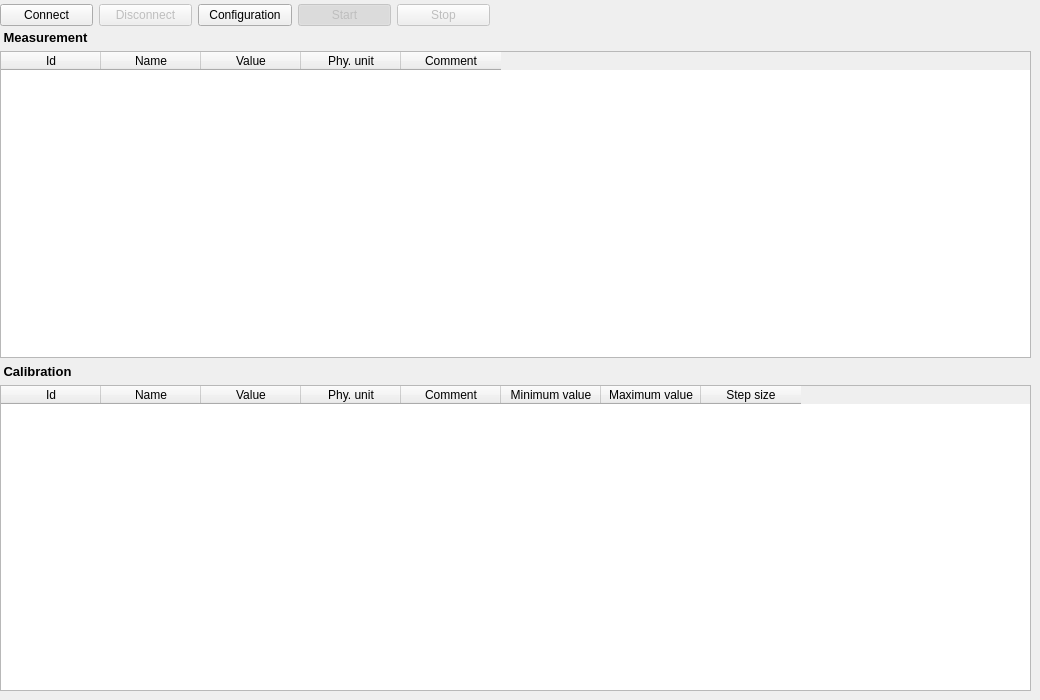
    <widget class="QWidget" name="mainRecordTab">
     <property name="sizePolicy">
      <sizepolicy hsizetype="Expanding" vsizetype="Expanding">
       <horstretch>0</horstretch>
       <verstretch>0</verstretch>
      </sizepolicy>
     </property>
     <attribute name="icon">
      <iconset resource="../resource.qrc">
       <normaloff>:/resource/icons_gnome/24x24/apps/utilities-system-monitor.png</normaloff>:/resource/icons_gnome/24x24/apps/utilities-system-monitor.png</iconset>
     </attribute>
     <attribute name="title">
      <string>Record</string>
     </attribute>
     <widget class="QWidget" name="horizontalLayoutWidget">
      <property name="geometry">
       <rect>
        <x>0</x>
        <y>0</y>
        <width>490</width>
        <height>31</height>
       </rect>
      </property>
      <layout class="QHBoxLayout" name="horizontalLayout_2">
       <item>
        <widget class="QPushButton" name="recordConnectBtn">
         <property name="text">
          <string>Connect</string>
         </property>
         <property name="icon">
          <iconset resource="../resource.qrc">
           <normaloff>:/resource/icons_gnome/24x24/status/network-transmit-receive.png</normaloff>:/resource/icons_gnome/24x24/status/network-transmit-receive.png</iconset>
         </property>
        </widget>
       </item>
       <item>
        <widget class="QPushButton" name="recordDisconnectBtn">
         <property name="enabled">
          <bool>false</bool>
         </property>
         <property name="text">
          <string>Disconnect</string>
         </property>
         <property name="icon">
          <iconset resource="../resource.qrc">
           <normaloff>:/resource/icons_gnome/24x24/status/network-offline.png</normaloff>:/resource/icons_gnome/24x24/status/network-offline.png</iconset>
         </property>
        </widget>
       </item>
       <item>
        <widget class="QPushButton" name="recordConfigBtn">
         <property name="text">
          <string>Configuration</string>
         </property>
         <property name="icon">
          <iconset resource="../resource.qrc">
           <normaloff>:/resource/icons_gnome/24x24/categories/preferences-desktop.png</normaloff>:/resource/icons_gnome/24x24/categories/preferences-desktop.png</iconset>
         </property>
        </widget>
       </item>
       <item>
        <widget class="QPushButton" name="recordStartBtn">
         <property name="enabled">
          <bool>false</bool>
         </property>
         <property name="text">
          <string>Start</string>
         </property>
         <property name="icon">
          <iconset resource="../resource.qrc">
           <normaloff>:/resource/icons_gnome/24x24/actions/media-playback-start.png</normaloff>:/resource/icons_gnome/24x24/actions/media-playback-start.png</iconset>
         </property>
         <property name="checkable">
          <bool>true</bool>
         </property>
         <property name="checked">
          <bool>true</bool>
         </property>
        </widget>
       </item>
       <item>
        <widget class="QPushButton" name="recordStopBtn">
         <property name="enabled">
          <bool>false</bool>
         </property>
         <property name="text">
          <string>Stop</string>
         </property>
         <property name="icon">
          <iconset resource="../resource.qrc">
           <normaloff>:/resource/icons_gnome/24x24/actions/process-stop.png</normaloff>:/resource/icons_gnome/24x24/actions/process-stop.png</iconset>
         </property>
        </widget>
       </item>
      </layout>
     </widget>
     <widget class="QWidget" name="gridLayoutWidget">
      <property name="geometry">
       <rect>
        <x>0</x>
        <y>30</y>
        <width>1031</width>
        <height>661</height>
       </rect>
      </property>
      <layout class="QGridLayout" name="gridLayout">
       <item row="1" column="0">
        <widget class="QTableWidget" name="recordMeasurementTable">
         <property name="editTriggers">
          <set>QAbstractItemView::NoEditTriggers</set>
         </property>
         <property name="selectionBehavior">
          <enum>QAbstractItemView::SelectRows</enum>
         </property>
         <column>
          <property name="text">
           <string>Id</string>
          </property>
          <property name="textAlignment">
           <set>AlignCenter</set>
          </property>
         </column>
         <column>
          <property name="text">
           <string>Name</string>
          </property>
          <property name="textAlignment">
           <set>AlignCenter</set>
          </property>
         </column>
         <column>
          <property name="text">
           <string>Value</string>
          </property>
          <property name="textAlignment">
           <set>AlignCenter</set>
          </property>
         </column>
         <column>
          <property name="text">
           <string>Phy. unit</string>
          </property>
          <property name="textAlignment">
           <set>AlignCenter</set>
          </property>
         </column>
         <column>
          <property name="text">
           <string>Comment</string>
          </property>
          <property name="textAlignment">
           <set>AlignCenter</set>
          </property>
         </column>
        </widget>
       </item>
       <item row="0" column="0">
        <widget class="QLabel" name="label_2">
         <property name="font">
          <font>
           <pointsize>10</pointsize>
           <weight>75</weight>
           <bold>true</bold>
          </font>
         </property>
         <property name="text">
          <string> Measurement</string>
         </property>
        </widget>
       </item>
       <item row="3" column="0">
        <widget class="QTableWidget" name="recordCalibrationTable">
         <property name="editTriggers">
          <set>QAbstractItemView::NoEditTriggers</set>
         </property>
         <property name="selectionBehavior">
          <enum>QAbstractItemView::SelectRows</enum>
         </property>
         <column>
          <property name="text">
           <string>Id</string>
          </property>
          <property name="textAlignment">
           <set>AlignCenter</set>
          </property>
         </column>
         <column>
          <property name="text">
           <string>Name</string>
          </property>
          <property name="textAlignment">
           <set>AlignCenter</set>
          </property>
         </column>
         <column>
          <property name="text">
           <string>Value</string>
          </property>
          <property name="textAlignment">
           <set>AlignCenter</set>
          </property>
         </column>
         <column>
          <property name="text">
           <string>Phy. unit</string>
          </property>
          <property name="textAlignment">
           <set>AlignCenter</set>
          </property>
         </column>
         <column>
          <property name="text">
           <string>Comment</string>
          </property>
          <property name="textAlignment">
           <set>AlignCenter</set>
          </property>
         </column>
         <column>
          <property name="text">
           <string>Minimum value</string>
          </property>
          <property name="textAlignment">
           <set>AlignCenter</set>
          </property>
         </column>
         <column>
          <property name="text">
           <string>Maximum value</string>
          </property>
          <property name="textAlignment">
           <set>AlignCenter</set>
          </property>
         </column>
         <column>
          <property name="text">
           <string>Step size</string>
          </property>
          <property name="textAlignment">
           <set>AlignCenter</set>
          </property>
         </column>
        </widget>
       </item>
       <item row="2" column="0">
        <widget class="QLabel" name="label">
         <property name="font">
          <font>
           <pointsize>10</pointsize>
           <weight>75</weight>
           <bold>true</bold>
          </font>
         </property>
         <property name="text">
          <string> Calibration</string>
         </property>
        </widget>
       </item>
      </layout>
     </widget>
    </widget>
